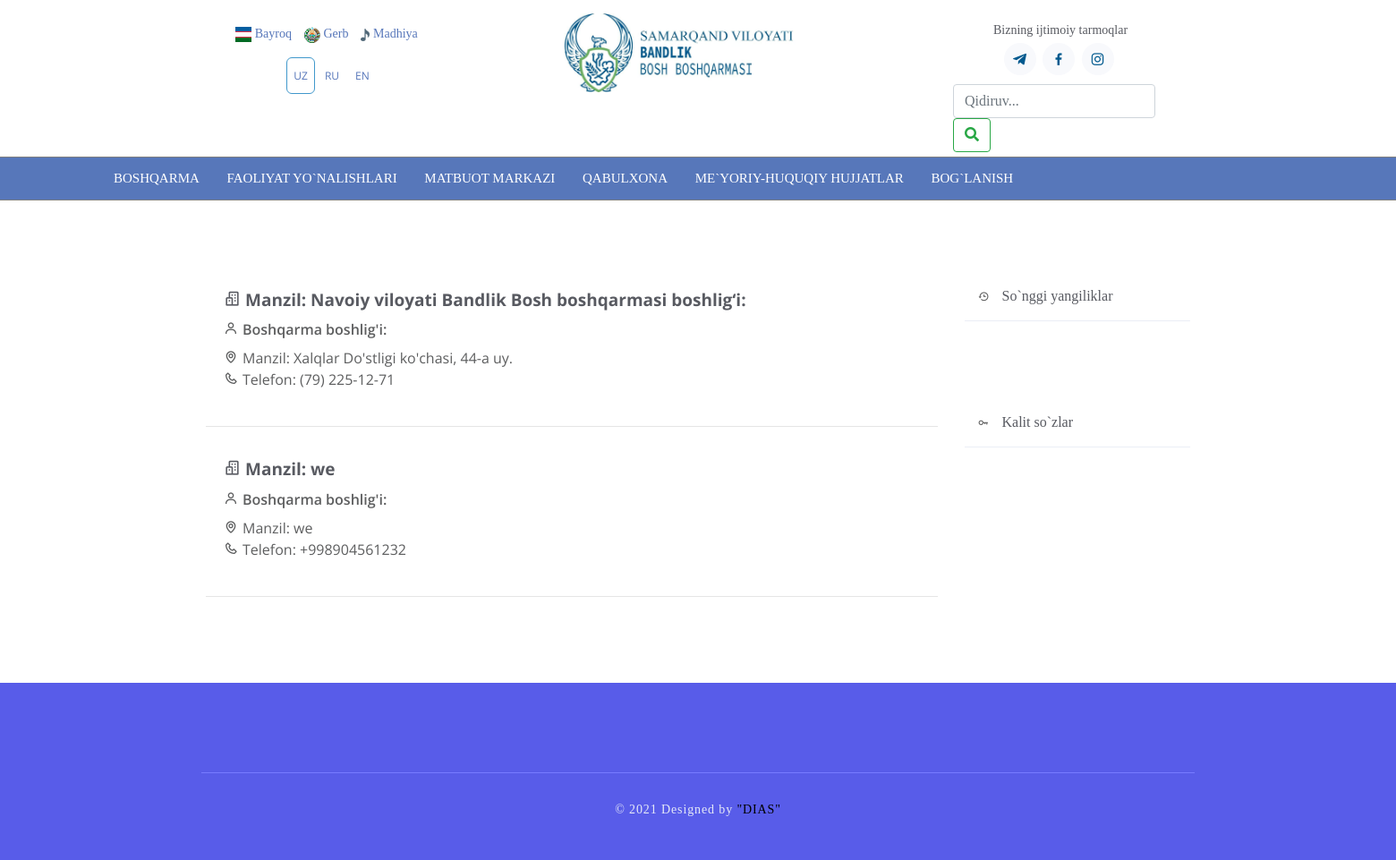
Page /regional/ on the committed database.
### management/models.py (models this page shows, shortened)
class RegionalCenters(models.Model):
    name = models.CharField(verbose_name="Hududiy boshqarma nomi", max_length=250)
    leader = models.CharField(verbose_name="F.I.SH BOshqarma boshlig'i", max_length=250)
    title = models.CharField(verbose_name="Manzili", max_length=250)
    phone = models.CharField(verbose_name="Phone", max_length=15)
    date_time = models.DateTimeField(auto_now_add=True)
    class Meta:
        verbose_name="Hududiy bo'lim"
        verbose_name_plural="Hududiy bo'limlar"

### management/views.py (the view)
# urls.py: path('regional/', RegionalView.as_view(), name='regional'),
class RegionalView(TemplateView):
    template_name = 'regional.html'
    model = RegionalCenters
    def get_context_data(self, **kwargs):
        context = super(RegionalView, self).get_context_data(**kwargs)
        context['regions_list'] = RegionalCenters.objects.all().reverse()
        return context

### templates/regional.html (shortened to what this page needs)
{% extends 'base.html' %}
{% load static %}
{% block content %}
<section class="inner-page">
    <div class="container">
      <div class="row">
          <div class="col-md-9">
{% for region in regions_list %}
<div class="personalBlock">
        <div class="personalCard">
            <div class="personalCardName"><i class="bx bx-buildings"></i>Manzil: {{region.name}}</div>
            <div class="personalCardPosition"><i class="bx bx-user"></i>Boshqarma boshlig'i: {{ region.}}</div>
            <div class="personalCardRecDays"><i class="bx bx-map"></i>Manzil: {{region.title}}</div>
            <div class="personalCardRecDays"><i class="bx bx-phone"></i>Telefon: {{ region.phone}}</div>
        </div>
    </div>
    <hr>
    {% endfor %}
            </div>
          <div class="col-md-3">
      <div class="blog-sidebar margin-b-30">
          <div class="blog-sidebar-heading">
            <i class="blog-sidebar-heading-icon bx bx-history"></i>
            <h4 class="blog-sidebar-heading-title">So`nggi yangiliklar</h4>
          </div>
          <div class="blog-sidebar-content">
            <ul class="timeline-v2">
                             </ul>
          </div>
      </div>
      <div class="blog-sidebar">
        <div class="blog-sidebar-heading">
          <i class="blog-sidebar-heading-icon bx bx-key"></i>
          <h4 class="blog-sidebar-heading-title">Kalit so`zlar</h4>
        </div>
        <div class="blog-sidebar-content">
        </div>
      </div>
    </div>
        </div>
    </div>
  </section>
{% endblock content %}

### frontend/static/assets1/css/blue.css (style rules this page uses)
html, body, div, span, applet, object, iframe, h1, h2, h3, h4, h5, h6, p, blockquote, div pre, a, abbr, acronym, address, big, cite, code, del, dfn, em, font, img, ins, kbd, q, s, samp, small, strike, strong, sub, sup, tt, var, b, u, i, center, dl, dt, dd, ol, ul, li, figure, header, nav, section, article, aside, footer, figcaption { margin: 0; padding: 0; border: 0; outline: 0; }
ul, li { padding: 0; margin: 0; list-style: none; }
header, nav, section, article, aside, footer, hgroup { display: block; }
* { box-sizing: border-box; }
html, body { font-family: "Nunito", sans-serif; font-weight: 400; background-color: rgb(209, 25, 25); font-size: 16px; -ms-text-size-adjust: 100%; -webkit-font-smoothing: antialiased; -moz-osx-font-smoothing: grayscale; }
h1, h2, h3, h4, h5, h6 { margin-top: 0px; margin-bottom: 0px; }
ul { margin-bottom: 0px; }
html, body { background: #fff; color: #6F8BA4; font-family: "Nunito", sans-serif; }

### frontend/static/assets1/css/style.css (style rules this page uses)
section { padding: 60px 0; }

### frontend/static/assets/css/style.css (style rules this page uses)
h1, h2, h3, h4, h5, h6 { font-family: "Segoe UI Semilight", "SegoeUISemilight", Calibri; }
section { padding: 60px 0; overflow: hidden; }
.inner-page .container { background-color: white; padding:20px 20px; }
.personalBlock { margin: 0 0 20px; }
.personalBlock:after { width: 0; height: 0; clear: both; content: ''; display: block; }
.personalCard { overflow: hidden; padding: 20px; }
.personalCardName { font-size: 19px; font-family: "Open Sans", sans-serif; font-weight: 700; margin: 0 0 10px; line-height: 1.2; }
.personalCardPosition { color: #5d5e5f; font-family: "Open Sans", sans-serif; font-weight: 600; margin: 0 0 8px; }
.personalCardRecDays { color: #5d5e5f; font-family: "Open Sans", sans-serif; }
.blog-sidebar .blog-sidebar-heading { background: #fff; border-bottom: 1px solid #ebeef6; padding: 15px; }
.blog-sidebar .blog-sidebar-heading .blog-sidebar-heading-icon { position: relative; top: 1px; font-size: 13px; color: #606060; margin-right: 5px; }
.blog-sidebar .blog-sidebar-heading .blog-sidebar-heading-title { display: inline-block; font-size: 16px; margin: 0; }
.blog-sidebar .blog-sidebar-content { background: #fff; padding: 15px; }
.margin-b-30 { margin-bottom: 30px; }
.timeline-v2 { position: relative; list-style: none; overflow: hidden; padding: 10px 0 0; }
.bx { padding-right: 5px; }
.row { margin-right:-15px;margin-left:-15px }

### rows in the picture
RegionalCenters: name "Navoiy viloyati Bandlik Bosh boshqarmasi boshlig‘i:", title "Xalqlar Do'stligi ko'chasi, 44-a uy.", phone "(79) 225-12-71"
RegionalCenters: name "we", title "we", phone "+998904561232"

### other values in the picture
{{ lang.code }} "UZ"
{{ lang.code }} "RU" "EN"
